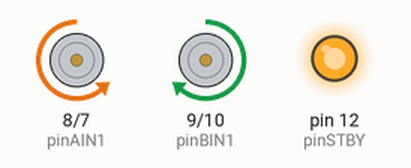
Bench run of a sketch on a simulated Arduino Uno, built with avr-gcc and run on an emulated ATmega328P. Parts: motor-driver pin pairs drawn as motors (green arrow = first pin HIGH = forward, orange = second pin HIGH = backward, longer = more drive, scaled by the enable pin, stopped while the standby pin is LOW), output pins drawn as LEDs (lit = HIGH).

Above: at 1.0 s.
At 3.0 s:
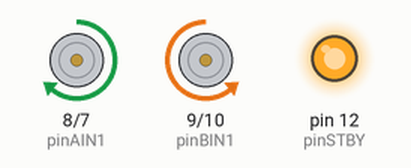
At 5.0 s:
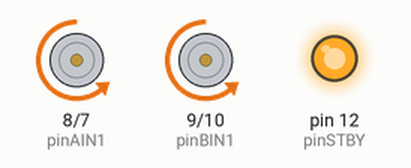
At 7.0 s:
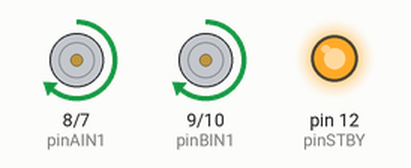
At 9.0 s:
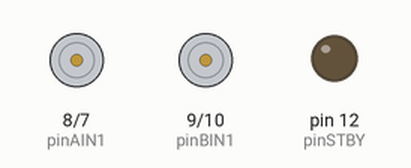
Timing chart, 0 to 13.0 s (numbered marks = the images above):
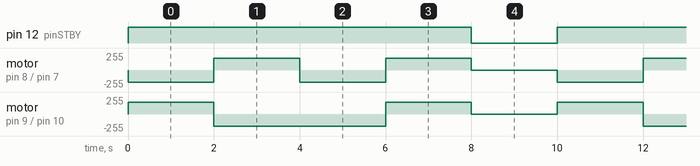

The sketch:

TB6612FNG.ino
```cpp
const int pinPWMA = 6;
const int pinAIN2 = 7;
const int pinAIN1 = 8;
const int pinBIN1 = 9;
const int pinBIN2 = 10;
const int pinPWMB = 11;
const int pinSTBY = 12;
const int waitTime = 2000; // espera entre fases
const int speed = 200; // velocidad de giro
const int pinMotorA[3] = { pinPWMA, pinAIN2, pinAIN1 };
const int pinMotorB[3] = { pinPWMB, pinBIN1, pinBIN2 };

enum moveDirection {
    forward,
    backward
};

enum turnDirection {
    clockwise,
    counterClockwise
};

void setup() {
    pinMode(pinAIN2, OUTPUT);
    pinMode(pinAIN1, OUTPUT);
    pinMode(pinPWMA, OUTPUT);
    pinMode(pinBIN1, OUTPUT);
    pinMode(pinBIN2, OUTPUT);
    pinMode(pinPWMB, OUTPUT);
    pinMode(pinSTBY, OUTPUT);
}

void loop() {
    enableMotors();
    move(forward, 180);
    delay(waitTime);

    move(backward, 180);
    delay(waitTime);

    turn(clockwise, 180);
    delay(waitTime);

    turn(counterClockwise, 180);
    delay(waitTime);

    fullStop();
    delay(waitTime);
}

// Funciones que controlan el vehículo
void move(int direction, int speed) {
    if (direction == forward) {
        moveMotorForward(pinMotorA, speed);
        moveMotorForward(pinMotorB, speed);
    } else {
        moveMotorBackward(pinMotorA, speed);
        moveMotorBackward(pinMotorB, speed);
    }
}

void turn(int direction, int speed) {
    if (direction == clockwise) {
        moveMotorForward(pinMotorA, speed);
        moveMotorBackward(pinMotorB, speed);
    } else {
        moveMotorBackward(pinMotorA, speed);
        moveMotorForward(pinMotorB, speed);
    }
}

void fullStop() {
    disableMotors();
    stopMotor(pinMotorA);
    stopMotor(pinMotorB);
}

// Funciones que controlan los motores
void moveMotorForward(const int pinMotor[3], int speed) {
    digitalWrite(pinMotor[1], HIGH);
    digitalWrite(pinMotor[2], LOW);
    analogWrite(pinMotor[0], speed);
}

void moveMotorBackward(const int pinMotor[3], int speed) {
    digitalWrite(pinMotor[1], LOW);
    digitalWrite(pinMotor[2], HIGH);
    analogWrite(pinMotor[0], speed);
}

void stopMotor(const int pinMotor[3]) {
    digitalWrite(pinMotor[1], LOW);
    digitalWrite(pinMotor[2], LOW);
    analogWrite(pinMotor[0], 0);
}

void enableMotors() {
    digitalWrite(pinSTBY, HIGH);
}

void disableMotors() {
    digitalWrite(pinSTBY, LOW);
}
```

Measured:
- by itself, pin 12 (pinSTBY): alternates HIGH for 8.0 s and LOW for 2.0 s
- by itself, motor on pin 9 (pinBIN1) / pin 10 (pinBIN2): repeats every 10.0 s: backward 180/255 4.0 s, forward 180/255 2.0 s, stopped 2.0 s, forward 180/255 2.0 s
- by itself, motor on pin 8 (pinAIN1) / pin 7 (pinAIN2): repeats every 10.0 s: forward 180/255 2.0 s, backward 180/255 2.0 s, forward 180/255 2.0 s, stopped 2.0 s, backward 180/255 2.0 s
